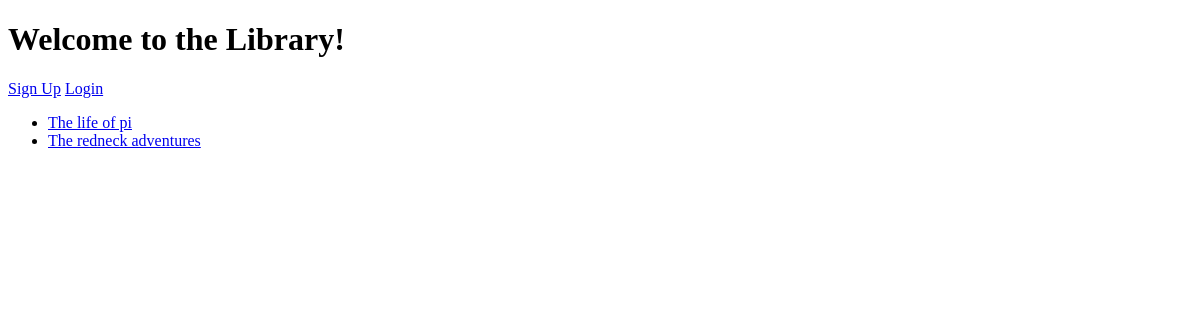
The page /library/ on the database as committed earlier.
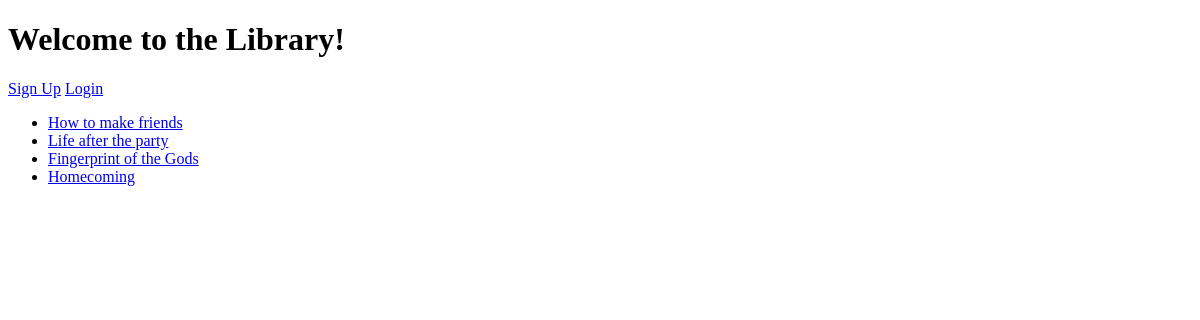
The same page on the database as committed later.
### library_app/models.py (models this page shows, shortened)
class Book(models.Model):
    title = models.CharField(max_length=(100))
    name = models.ForeignKey(Author, on_delete=models.SET_NULL, null=True)
    borrower = models.ForeignKey(User, on_delete=models.SET_NULL, null=True, blank= True)

### library_app/views.py (the view)
# urls.py: 2. Add a URL to urlpatterns:  path('', views.home, name='home')
def home(request):
    data = {"books": Book.objects.all}
    print(data)
    return render(request, 'home.html', data)

### library_app/templates/home.html (shortened to what this page needs)
{% load static %}
<!DOCTYPE html>
<html lang="en">
<head>
</head>
<body>
    <h1>Welcome to the Library!</h1>
    {% if user.is_authenticated %}
    <a href="{% url 'register' %}">Sign Up</a>
    <a href="{% url 'login' %}">Login</a>
    {% endif %}
    <ul id="full-library">
        {% for book in books %}
        <li>
            <a href="{% url 'library-show' id=book.id%}">{{book.title}}</a>
        </li>
        {% endfor %}
    </ul>
</body>
</html>

Rows that differ between the two databases and show on the page:
removed Book: title "The life of pi"
removed Book: title "The redneck adventures"
added Book: title "How to make friends"
added Book: title "Life after the party"
added Book: title "Fingerprint of the Gods"
added Book: title "Homecoming"
